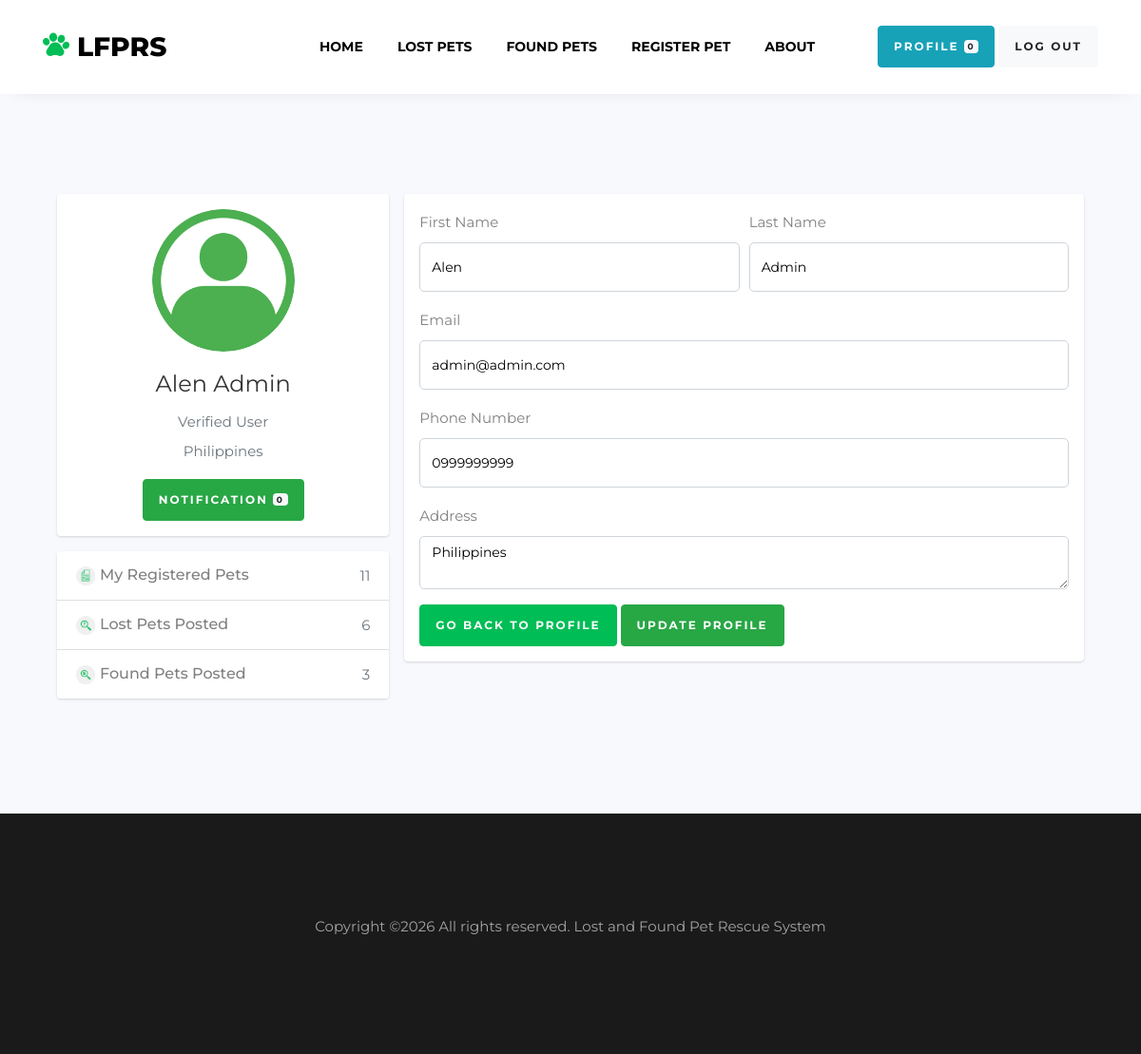
Screenshot of /editprofile.php (signed in) with the database file from the repository.
### tables this page shows
CREATE TABLE `users` (
  `id` int(11) NOT NULL,
  `firstname` varchar(255) NOT NULL,
  `lastname` varchar(255) NOT NULL,
  `email` varchar(255) NOT NULL,
  `phonenumber` varchar(255) NOT NULL,
  `address` varchar(255) NOT NULL,
  `password` varchar(255) NOT NULL,
  `verification_code` varchar(255) NOT NULL,
  `is_verified` tinyint(4) DEFAULT 0
);

### editprofile.php (the view, shortened to what this page needs)
<!DOCTYPE html>
<html lang="en">
  <head>
    <link rel="stylesheet" href="https://stackpath.bootstrapcdn.com/font-awesome/4.7.0/css/font-awesome.min.css">
    <link rel="stylesheet" href="css/animate.css">
    <link rel="stylesheet" href="css/owl.carousel.min.css">
    <link rel="stylesheet" href="css/owl.theme.default.min.css">
    <link rel="stylesheet" href="css/magnific-popup.css">
    <link rel="stylesheet" href="css/bootstrap-datepicker.css">
    <link rel="stylesheet" href="css/jquery.timepicker.css">
    <link rel="stylesheet" href="css/flaticon.css">
    <link rel="stylesheet" href="css/style.css">
  </head>
  <body>
		<nav class="navbar navbar-expand-lg navbar-dark ftco_navbar bg-dark ftco-navbar-light" id="ftco-navbar">
	    <div class="container">
	    	<a class="navbar-brand" href="#"><span class="flaticon-pawprint-1 mr-2"></span>LFPRS</a>
	      <div class="collapse navbar-collapse" id="ftco-nav">
	        <ul class="navbar-nav ml-auto">
	        	<li class="nav-item"><a href="index.php" class="nav-link">Home</a></li>
	        	<li class="nav-item"><a href="lostpets.php" class="nav-link">Lost Pets</a></li>
	        	<li class="nav-item"><a href="foundpets.php" class="nav-link">Found Pets</a></li>
	        	<li class="nav-item"><a href="registerpet.php" class="nav-link">Register Pet</a></li>
	          <li class="nav-item"><a href="about.php" class="nav-link">About</a></li>
			  </ul>
	          <form class="form-inline my-2 my-lg-0">
            <?php
include("config.php");
?>
      <?php
if(!isset($_SESSION['users'])){
  $_SESSION['loginfirst'] = "Please login first to continue.";
  header("Location: login.php");
}
else{
    $users = $_SESSION['users'];
    $userid = $users['id'];
    $sql = "SELECT count(*) FROM notifylost WHERE userid=$userid  ";
    $result = $db->query($sql);
    while($row = mysqli_fetch_array($result)) {
  echo "<A href='profile.php' name='profile'><button type='button' class='btn btn-info ml-5 mr-1'>Profile <span class='badge badge-light'>{$row['count(*)']}</span></button></a>";
  echo "<A href='logout.php' name='logout'><button type='button' class='btn btn-light'>Log Out</button></a>";
}
}
?>
      </form>
	      </div>
	    </div>
	  </nav>
    <section class="ftco-section bg-light">
    <div class="container bootstrap snippets bootdey">
<div class="container">
    <div class="main-body">
    <?php
$sql = "SELECT firstname, lastname, email, phonenumber, address FROM users WHERE id=$userid";
$result = $db->query($sql);
while($row = $result->fetch_assoc()) {
?>
          <div class="row gutters-sm">
            <div class="col-md-4 mb-3">
              <div class="card">
                <div class="card-body">
                  <div class="d-flex flex-column align-items-center text-center">
                    <img src="images/profile.png" alt="Admin" class="rounded-circle" width="150">
                    <div class="mt-3">
                      <h4><?php echo $row['firstname'] . ' ' . $row['lastname']; ?></h4>
                      <p class="text-secondary mb-1">Verified User</p>
                      <p class="text-muted font-size-sm">
                      <?php echo $row['address'] ?></p>
                      <a href='notification.php'><button class="btn btn-success">Notification <?php
                    $sqlcount = "SELECT count(*) FROM notifylost WHERE userid=$userid  ";
                    $resultcount = $db->query($sqlcount);
                    while($countrow = mysqli_fetch_array($resultcount)) {
                      echo "<span class='badge badge-light'>{$countrow['count(*)']}</span>";
                    } ?>
                  </button></a>
                    </div>
                  </div>
                </div>
              </div>
              <div class="card mt-3">
                <ul class="list-group list-group-flush">
                  <li class="list-group-item d-flex justify-content-between align-items-center flex-wrap">
                    <h6 class="mb-0"><img  src="images/registerapet.png" class="icon-img">My Registered Pets</h6>
                    <span class="text-secondary">
                    <?php
                    $sqlcount = "SELECT count(*) FROM registerpet WHERE userid=$userid  ";
                    $resultcount = $db->query($sqlcount);
                    while($countrow = mysqli_fetch_array($resultcount)) {
                      echo $countrow['count(*)'];
                    }
                    ?>
                    </span>
                  </li>
                  <li class="list-group-item d-flex justify-content-between align-items-center flex-wrap">
                    <h6 class="mb-0"><img  src="images/lostapet.png" class="icon-img">Lost Pets Posted</h6>
                    <span class="text-secondary">
                    <?php
                    $sqlcount = "SELECT count(*) FROM reportlostpet WHERE userid=$userid  ";
                    $resultcount = $db->query($sqlcount);
                    while($countrow = mysqli_fetch_array($resultcount)) {
                      echo $countrow['count(*)'];
                    }
                    ?>
                    </span>
                  </li>
                  <li class="list-group-item d-flex justify-content-between align-items-center flex-wrap">
                    <h6 class="mb-0"><img  src="images/foundapet.png" class="icon-img">Found Pets Posted</h6>
                    <span class="text-secondary">
                      <?php
                    $sqlcount = "SELECT count(*) FROM reportfoundpet WHERE userid=$userid  ";
                    $resultcount = $db->query($sqlcount);
                    while($countrow = mysqli_fetch_array($resultcount)) {
                      echo $countrow['count(*)'];
                    }
                    ?>
                  </span>
                  </li>
                </ul>
              </div>
            </div>
            <?php
$sql = "SELECT firstname, lastname, email, phonenumber, address FROM users WHERE id=$userid";
$result = $db->query($sql);
while ($row = $result->fetch_assoc()) {
    ?>
    <div class="col-md-8">
        <div class="card mb-3">
            <div class="card-body">
                <form action="#" method="POST">
                    <div class="form-row">
                        <div class="form-group col-md-6">
                            <label for="first-name">First Name</label>
                            <input type="text" id="first-name" value="<?php echo $row['firstname'] ?>" name="first_name" class="form-control" required>
                        </div>
                        <div class="form-group col-md-6">
                            <label for="last-name">Last Name</label>
                            <input type="text" id="last-name" value="<?php echo $row['lastname'] ?>" name="last_name" class="form-control" required>
                        </div>
                    </div>
                    <div class="form-group">
                        <label for="email">Email</label>
                        <input type="email" id="disabledInput" value="<?php echo $row['email'] ?>" name="email" class="form-control" disabled>
                    </div>
                    <div class="form-group">
                        <label for="phone">Phone Number</label>
                        <input type="tel" id="phone" name="phone" value="<?php echo $row['phonenumber'] ?>" class="form-control" required>
                    </div>
                    <div class="form-group">
                        <label for="address">Address</label>
                        <textarea id="address" name="address" class="form-control" required><?php echo $row['address']; ?></textarea>
                    </div>
                    <div class="form-actions">
                        <a href="profile.php" class="btn btn-primary go-back-btn">Go Back to Profile</a>
                        <button type="submit" name="submit" class="btn btn-success">Update Profile</button>
                    </div>
                </form>
            </div>
        </div>
    </div>
<?php
}
?>
                  </div>
                </div>
              </div>
            </div>
</section>
      <?php
}
      ?>
    <footer class="footer">
			<div class="container">
			<div class=" text-center">
			<p>
  Copyright &copy;<script>document.write(new Date().getFullYear());</script> All rights reserved. Lost and Found Pet Rescue System</p>
          </div>
</div>
		</footer>
  </body>
</html>

### editprofile.php (style rules this page uses)
.card { box-shadow: 0 1px 3px 0 rgba(0,0,0,.1), 0 1px 2px 0 rgba(0,0,0,.06); }
.card { position: relative; display: flex; flex-direction: column; min-width: 0; word-wrap: break-word; background-color: #fff; background-clip: border-box; border: 0 solid rgba(0,0,0,.125); border-radius: .25rem; }
.card-body { flex: 1 1 auto; min-height: 1px; padding: 1rem; }
.gutters-sm { margin-right: -8px; margin-left: -8px; }
.gutters-sm>.col, .gutters-sm>[class*=col-] { padding-right: 8px; padding-left: 8px; }
.mb-3, .my-3 { margin-bottom: 1rem!important; }
.icon-img { width: 20px; height: 20px; margin-right: 5px; }

### rows the page displays
users: firstname "Alen", lastname "Admin", address "Philippines", count "0", count "11", count "6", count "3", first_name "Alen", last_name "Admin", email "admin@admin.com", phone "0999999999"

### other values shown
$row['count(*)'] "0"
